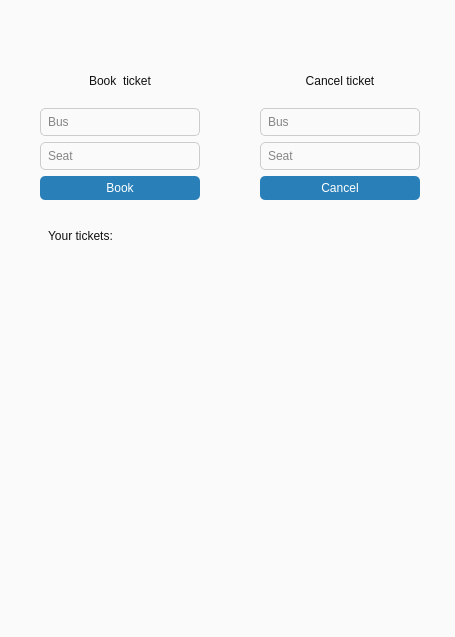
<?xml version="1.0" encoding="UTF-8"?>
<ui version="4.0">
 <class>MainWindow</class>
 <widget class="QMainWindow" name="MainWindow">
  <property name="geometry">
   <rect>
    <x>0</x>
    <y>0</y>
    <width>455</width>
    <height>637</height>
   </rect>
  </property>
  <property name="windowTitle">
   <string>MainWindow</string>
  </property>
  <property name="styleSheet">
   <string notr="true">background: #fafafa;
</string>
  </property>
  <widget class="QWidget" name="centralwidget">
   <property name="styleSheet">
    <string notr="true">* {
	border-radius: 5px;
	padding: 5px;
	color: #111;
}

QLineEdit {
	border: 1px solid #ccc;
}

QPushButton {
	background: #2980b9;
	color: #fff;
}
QPushButton:pressed {
	background: #3498db;
}</string>
   </property>
   <widget class="QWidget" name="verticalLayoutWidget">
    <property name="geometry">
     <rect>
      <x>40</x>
      <y>60</y>
      <width>160</width>
      <height>140</height>
     </rect>
    </property>
    <layout class="QVBoxLayout" name="verticalLayout">
     <item>
      <widget class="QLabel" name="label">
       <property name="text">
        <string>Book  ticket</string>
       </property>
       <property name="alignment">
        <set>Qt::AlignCenter</set>
       </property>
      </widget>
     </item>
     <item>
      <widget class="QLineEdit" name="inputBusBuy">
       <property name="styleSheet">
        <string notr="true"/>
       </property>
       <property name="placeholderText">
        <string>Bus</string>
       </property>
      </widget>
     </item>
     <item>
      <widget class="QLineEdit" name="inputSeatBuy">
       <property name="styleSheet">
        <string notr="true"/>
       </property>
       <property name="placeholderText">
        <string>Seat</string>
       </property>
      </widget>
     </item>
     <item>
      <widget class="QPushButton" name="buttonBuy">
       <property name="cursor">
        <cursorShape>PointingHandCursor</cursorShape>
       </property>
       <property name="styleSheet">
        <string notr="true"/>
       </property>
       <property name="text">
        <string>Book</string>
       </property>
      </widget>
     </item>
    </layout>
   </widget>
   <widget class="QWidget" name="verticalLayoutWidget_2">
    <property name="geometry">
     <rect>
      <x>260</x>
      <y>60</y>
      <width>160</width>
      <height>140</height>
     </rect>
    </property>
    <layout class="QVBoxLayout" name="verticalLayout_2">
     <item>
      <widget class="QLabel" name="label_2">
       <property name="text">
        <string>Cancel ticket</string>
       </property>
       <property name="alignment">
        <set>Qt::AlignCenter</set>
       </property>
      </widget>
     </item>
     <item>
      <widget class="QLineEdit" name="inputBusCancel">
       <property name="styleSheet">
        <string notr="true"/>
       </property>
       <property name="placeholderText">
        <string>Bus</string>
       </property>
      </widget>
     </item>
     <item>
      <widget class="QLineEdit" name="inputSeatCancel">
       <property name="styleSheet">
        <string notr="true"/>
       </property>
       <property name="placeholderText">
        <string>Seat</string>
       </property>
      </widget>
     </item>
     <item>
      <widget class="QPushButton" name="buttonCancel">
       <property name="cursor">
        <cursorShape>PointingHandCursor</cursorShape>
       </property>
       <property name="styleSheet">
        <string notr="true"/>
       </property>
       <property name="text">
        <string>Cancel</string>
       </property>
      </widget>
     </item>
    </layout>
   </widget>
   <widget class="QScrollArea" name="scrollArea">
    <property name="geometry">
     <rect>
      <x>40</x>
      <y>250</y>
      <width>381</width>
      <height>370</height>
     </rect>
    </property>
    <property name="maximumSize">
     <size>
      <width>16777215</width>
      <height>370</height>
     </size>
    </property>
    <property name="widgetResizable">
     <bool>true</bool>
    </property>
    <property name="alignment">
     <set>Qt::AlignLeading|Qt::AlignLeft|Qt::AlignTop</set>
    </property>
    <widget class="QWidget" name="scrollAreaWidgetContents">
     <property name="geometry">
      <rect>
       <x>0</x>
       <y>0</y>
       <width>371</width>
       <height>360</height>
      </rect>
     </property>
     <property name="maximumSize">
      <size>
       <width>16777215</width>
       <height>16777215</height>
      </size>
     </property>
     <layout class="QVBoxLayout" name="verticalLayout_3">
      <property name="spacing">
       <number>5</number>
      </property>
      <property name="sizeConstraint">
       <enum>QLayout::SetDefaultConstraint</enum>
      </property>
      <property name="leftMargin">
       <number>0</number>
      </property>
      <property name="topMargin">
       <number>0</number>
      </property>
      <property name="rightMargin">
       <number>0</number>
      </property>
      <property name="bottomMargin">
       <number>0</number>
      </property>
     </layout>
    </widget>
   </widget>
   <widget class="QLabel" name="label_3">
    <property name="geometry">
     <rect>
      <x>40</x>
      <y>220</y>
      <width>91</width>
      <height>31</height>
     </rect>
    </property>
    <property name="text">
     <string>Your tickets:</string>
    </property>
   </widget>
   <widget class="QLabel" name="notificationsLabel">
    <property name="geometry">
     <rect>
      <x>40</x>
      <y>10</y>
      <width>381</width>
      <height>41</height>
     </rect>
    </property>
    <property name="text">
     <string/>
    </property>
   </widget>
  </widget>
 </widget>
 <resources/>
 <connections/>
</ui>
